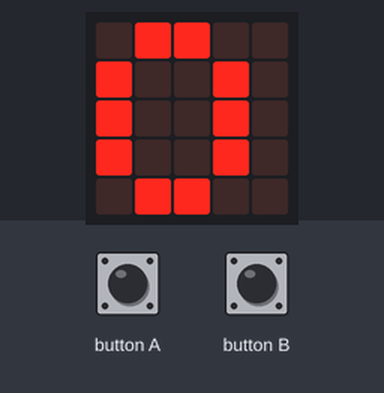
Simulated run of this program. Board: BBC micro:bit running MicroPython. Parts: the board's 5×5 LED display. The inputs (shaded band) are chosen by the test bench.

Above: at 1.2 s.
1.3 s: button B pressed for 0.15 s
At 1.9 s:
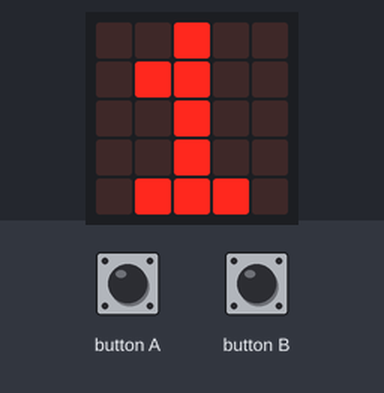
2.9 s: button B pressed for 1 s
At 4.3 s:
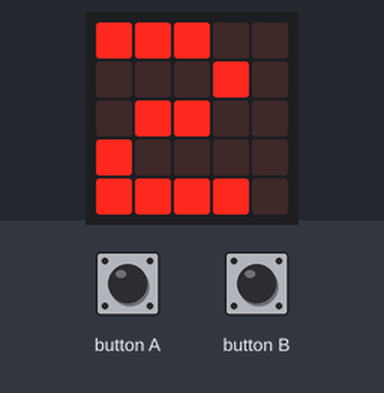
Timing chart, 0 to 5.9 s (numbered marks = the images above; inputs shaded):
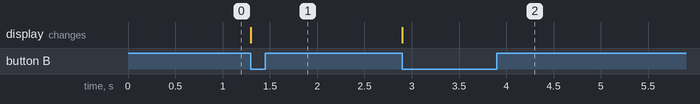

The program:

signal-tester.py
```python
from microbit import *
import radio

power = 0
display.show(power)

radio.config(group=19, power=power)
radio.on()

while True:
    received = radio.receive()
    if received is not None and received == 'ping':
        radio.send('ack')

    if button_a.was_pressed():
        radio.send("Test Message")

    if button_b.was_pressed():
        power += 1
        if power > 7:
            power = 0
        display.show(power)
        radio.config(power=power)
```

Measured:
- after the input at 1.3 s, the display: changes at once (image 1)
- after the input at 2.9 s, the display: changes at once (image 2)
